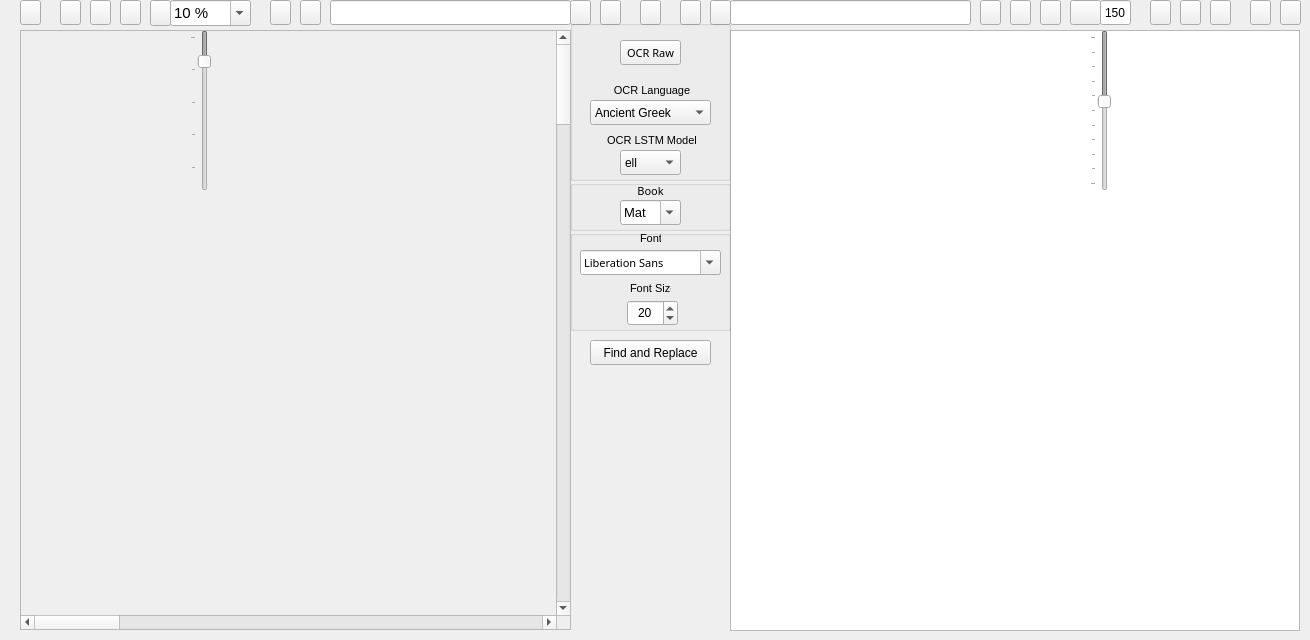
  <widget class="QWidget" name="centralwidget">
   <widget class="QScrollArea" name="ImagescrollArea">
    <property name="geometry">
     <rect>
      <x>20</x>
      <y>30</y>
      <width>551</width>
      <height>600</height>
     </rect>
    </property>
    <property name="sizePolicy">
     <sizepolicy hsizetype="Preferred" vsizetype="Preferred">
      <horstretch>0</horstretch>
      <verstretch>0</verstretch>
     </sizepolicy>
    </property>
    <property name="minimumSize">
     <size>
      <width>501</width>
      <height>600</height>
     </size>
    </property>
    <property name="widgetResizable">
     <bool>true</bool>
    </property>
    <property name="alignment">
     <set>Qt::AlignLeading|Qt::AlignLeft|Qt::AlignTop</set>
    </property>
    <widget class="QWidget" name="ImagescrollAreaWidgetContents">
     <property name="geometry">
      <rect>
       <x>0</x>
       <y>0</y>
       <width>3200</width>
       <height>4800</height>
      </rect>
     </property>
     <property name="sizePolicy">
      <sizepolicy hsizetype="Minimum" vsizetype="Minimum">
       <horstretch>0</horstretch>
       <verstretch>0</verstretch>
      </sizepolicy>
     </property>
     <property name="minimumSize">
      <size>
       <width>3200</width>
       <height>4800</height>
      </size>
     </property>
     <property name="sizeIncrement">
      <size>
       <width>0</width>
       <height>0</height>
      </size>
     </property>
     <property name="baseSize">
      <size>
       <width>520</width>
       <height>700</height>
      </size>
     </property>
     <widget class="QLabel" name="Image">
      <property name="geometry">
       <rect>
        <x>0</x>
        <y>2</y>
        <width>6800</width>
        <height>9600</height>
       </rect>
      </property>
      <property name="sizePolicy">
       <sizepolicy hsizetype="Expanding" vsizetype="Expanding">
        <horstretch>0</horstretch>
        <verstretch>0</verstretch>
       </sizepolicy>
      </property>
      <property name="minimumSize">
       <size>
        <width>3400</width>
        <height>4800</height>
       </size>
      </property>
      <property name="baseSize">
       <size>
        <width>520</width>
        <height>700</height>
       </size>
      </property>
      <property name="text">
       <string/>
      </property>
      <property name="scaledContents">
       <bool>false</bool>
      </property>
      <property name="alignment">
       <set>Qt::AlignLeading|Qt::AlignLeft|Qt::AlignTop</set>
      </property>
     </widget>
    </widget>
   </widget>
   <widget class="QPushButton" name="OpenImageFilebutton">
    <property name="geometry">
     <rect>
      <x>20</x>
      <y>0</y>
      <width>21</width>
      <height>25</height>
     </rect>
    </property>
    <property name="font">
     <font>
      <family>FROMVS</family>
      <pointsize>8</pointsize>
     </font>
    </property>
    <property name="toolTip">
     <string>Open current image</string>
    </property>
    <property name="text">
     <string/>
    </property>
    <property name="icon">
     <iconset resource="../UI_Icons.qrc">
      <normaloff>:/Icons/Icons/folder-open-image.png</normaloff>:/Icons/Icons/folder-open-image.png</iconset>
    </property>
   </widget>
   <widget class="QLineEdit" name="ImageLe">
    <property name="geometry">
     <rect>
      <x>330</x>
      <y>0</y>
      <width>241</width>
      <height>25</height>
     </rect>
    </property>
    <property name="toolTip">
     <string>Current image name</string>
    </property>
   </widget>
   <widget class="QPushButton" name="EditCorrectedTextbutton">
    <property name="geometry">
     <rect>
      <x>980</x>
      <y>0</y>
      <width>21</width>
      <height>25</height>
     </rect>
    </property>
    <property name="font">
     <font>
      <family>FROMVS</family>
      <pointsize>8</pointsize>
     </font>
    </property>
    <property name="toolTip">
     <string>Open current text(.txt,.csv) file</string>
    </property>
    <property name="text">
     <string/>
    </property>
    <property name="icon">
     <iconset resource="../UI_Icons.qrc">
      <normaloff>:/Icons/Icons/folder-open-document-text.png</normaloff>:/Icons/Icons/folder-open-document-text.png</iconset>
    </property>
   </widget>
   <widget class="QPushButton" name="SaveAsOCRCorrTextbutton">
    <property name="geometry">
     <rect>
      <x>1250</x>
      <y>0</y>
      <width>21</width>
      <height>25</height>
     </rect>
    </property>
    <property name="font">
     <font>
      <family>FROMVS</family>
      <pointsize>8</pointsize>
     </font>
    </property>
    <property name="toolTip">
     <string>Save current text file as...</string>
    </property>
    <property name="text">
     <string/>
    </property>
    <property name="icon">
     <iconset resource="../UI_Icons.qrc">
      <normaloff>:/Icons/Icons/disk-rename.png</normaloff>:/Icons/Icons/disk-rename.png</iconset>
    </property>
   </widget>
   <widget class="QPushButton" name="SaveOCRCorrTextbutton">
    <property name="geometry">
     <rect>
      <x>1280</x>
      <y>0</y>
      <width>21</width>
      <height>25</height>
     </rect>
    </property>
    <property name="font">
     <font>
      <family>FROMVS</family>
      <pointsize>8</pointsize>
     </font>
    </property>
    <property name="toolTip">
     <string>Overwrite current text file</string>
    </property>
    <property name="text">
     <string/>
    </property>
    <property name="icon">
     <iconset resource="../UI_Icons.qrc">
      <normaloff>:/Icons/Icons/disk.png</normaloff>:/Icons/Icons/disk.png</iconset>
    </property>
   </widget>
   <widget class="QTextEdit" name="OCRText">
    <property name="geometry">
     <rect>
      <x>730</x>
      <y>30</y>
      <width>570</width>
      <height>601</height>
     </rect>
    </property>
    <property name="minimumSize">
     <size>
      <width>540</width>
      <height>600</height>
     </size>
    </property>
    <property name="font">
     <font>
      <pointsize>8</pointsize>
     </font>
    </property>
   </widget>
   <widget class="QPushButton" name="Writerbutton">
    <property name="geometry">
     <rect>
      <x>1180</x>
      <y>0</y>
      <width>21</width>
      <height>25</height>
     </rect>
    </property>
    <property name="toolTip">
     <string>Edit current text(.txt) file with OpenOffice Writer</string>
    </property>
    <property name="text">
     <string/>
    </property>
    <property name="icon">
     <iconset resource="../UI_Icons.qrc">
      <normaloff>:/Icons/Icons/libreoffice-writer.png</normaloff>:/Icons/Icons/libreoffice-writer.png</iconset>
    </property>
   </widget>
   <widget class="QPushButton" name="Calcbutton">
    <property name="geometry">
     <rect>
      <x>1210</x>
      <y>0</y>
      <width>21</width>
      <height>25</height>
     </rect>
    </property>
    <property name="toolTip">
     <string>Edit current text(.csv) file with OpenOffice Calc</string>
    </property>
    <property name="text">
     <string/>
    </property>
    <property name="icon">
     <iconset resource="../UI_Icons.qrc">
      <normaloff>:/Icons/Icons/libreoffice-calc.png</normaloff>:/Icons/Icons/libreoffice-calc.png</iconset>
    </property>
   </widget>
   <widget class="QPushButton" name="reloadTextbutton">
    <property name="geometry">
     <rect>
      <x>710</x>
      <y>0</y>
      <width>21</width>
      <height>25</height>
     </rect>
    </property>
    <property name="toolTip">
     <string>Reload current text</string>
    </property>
    <property name="text">
     <string/>
    </property>
    <property name="icon">
     <iconset resource="../UI_Icons.qrc">
      <normaloff>:/Icons/Icons/reload-text.png</normaloff>:/Icons/Icons/reload-text.png</iconset>
    </property>
   </widget>
   <widget class="QPushButton" name="reloadImagebutton">
    <property name="geometry">
     <rect>
      <x>570</x>
      <y>0</y>
      <width>21</width>
      <height>25</height>
     </rect>
    </property>
    <property name="toolTip">
     <string>Reload current image</string>
    </property>
    <property name="text">
     <string/>
    </property>
    <property name="icon">
     <iconset resource="../UI_Icons.qrc">
      <normaloff>:/Icons/Icons/reload.png</normaloff>:/Icons/Icons/reload.png</iconset>
    </property>
   </widget>
   <widget class="QPushButton" name="MyPixlerbutton">
    <property name="geometry">
     <rect>
      <x>60</x>
      <y>0</y>
      <width>21</width>
      <height>25</height>
     </rect>
    </property>
    <property name="toolTip">
     <string>Edit images with Pixer</string>
    </property>
    <property name="text">
     <string/>
    </property>
    <property name="icon">
     <iconset resource="../UI_Icons.qrc">
      <normaloff>:/Icons/Icons/preview.png</normaloff>:/Icons/Icons/preview.png</iconset>
    </property>
   </widget>
   <widget class="QPushButton" name="Deskewbutton">
    <property name="geometry">
     <rect>
      <x>90</x>
      <y>0</y>
      <width>21</width>
      <height>25</height>
     </rect>
    </property>
    <property name="font">
     <font>
      <pointsize>8</pointsize>
     </font>
    </property>
    <property name="toolTip">
     <string>Deskew current image</string>
    </property>
    <property name="text">
     <string/>
    </property>
    <property name="icon">
     <iconset resource="../UI_Icons.qrc">
      <normaloff>:/Icons/Icons/deskew_clear.png</normaloff>:/Icons/Icons/deskew_clear.png</iconset>
    </property>
   </widget>
   <widget class="QPushButton" name="PrevImgButton">
    <property name="geometry">
     <rect>
      <x>270</x>
      <y>0</y>
      <width>21</width>
      <height>25</height>
     </rect>
    </property>
    <property name="toolTip">
     <string>Previous current image - !pair independent</string>
    </property>
    <property name="text">
     <string/>
    </property>
    <property name="icon">
     <iconset resource="../UI_Icons.qrc">
      <normaloff>:/Icons/Icons/back_image.png</normaloff>:/Icons/Icons/back_image.png</iconset>
    </property>
   </widget>
   <widget class="QPushButton" name="NextImgButton">
    <property name="geometry">
     <rect>
      <x>300</x>
      <y>0</y>
      <width>21</width>
      <height>25</height>
     </rect>
    </property>
    <property name="toolTip">
     <string>Next current image - !pair independent</string>
    </property>
    <property name="text">
     <string/>
    </property>
    <property name="icon">
     <iconset resource="../UI_Icons.qrc">
      <normaloff>:/Icons/Icons/forward_image.png</normaloff>:/Icons/Icons/forward_image.png</iconset>
    </property>
   </widget>
   <widget class="QPushButton" name="PrevTxtButton">
    <property name="geometry">
     <rect>
      <x>1010</x>
      <y>0</y>
      <width>21</width>
      <height>25</height>
     </rect>
    </property>
    <property name="toolTip">
     <string>Previous current text - !pair independent</string>
    </property>
    <property name="text">
     <string/>
    </property>
    <property name="icon">
     <iconset resource="../UI_Icons.qrc">
      <normaloff>:/Icons/Icons/back_text.png</normaloff>:/Icons/Icons/back_text.png</iconset>
    </property>
   </widget>
   <widget class="QPushButton" name="NextTxtButton">
    <property name="geometry">
     <rect>
      <x>1040</x>
      <y>0</y>
      <width>21</width>
      <height>25</height>
     </rect>
    </property>
    <property name="toolTip">
     <string>Next current text - !pair independent</string>
    </property>
    <property name="text">
     <string/>
    </property>
    <property name="icon">
     <iconset resource="../UI_Icons.qrc">
      <normaloff>:/Icons/Icons/forward_text.png</normaloff>:/Icons/Icons/forward_text.png</iconset>
    </property>
   </widget>
   <widget class="QPushButton" name="BothNextButton">
    <property name="geometry">
     <rect>
      <x>680</x>
      <y>0</y>
      <width>21</width>
      <height>25</height>
     </rect>
    </property>
    <property name="toolTip">
     <string>Next current image|text pair</string>
    </property>
    <property name="text">
     <string/>
    </property>
    <property name="icon">
     <iconset resource="../UI_Icons.qrc">
      <normaloff>:/Icons/Icons/ui-button-navigation.png</normaloff>:/Icons/Icons/ui-button-navigation.png</iconset>
    </property>
   </widget>
   <widget class="QPushButton" name="BothPrevButton">
    <property name="geometry">
     <rect>
      <x>600</x>
      <y>0</y>
      <width>21</width>
      <height>25</height>
     </rect>
    </property>
    <property name="toolTip">
     <string>Previous current image|text pair</string>
    </property>
    <property name="text">
     <string/>
    </property>
    <property name="icon">
     <iconset resource="../UI_Icons.qrc">
      <normaloff>:/Icons/Icons/ui-button-navigation-back.png</normaloff>:/Icons/Icons/ui-button-navigation-back.png</iconset>
    </property>
   </widget>
   <widget class="QPushButton" name="BothLoadButton">
    <property name="enabled">
     <bool>true</bool>
    </property>
    <property name="geometry">
     <rect>
      <x>640</x>
      <y>0</y>
      <width>21</width>
      <height>25</height>
     </rect>
    </property>
    <property name="toolTip">
     <string>Load current image|text pair</string>
    </property>
    <property name="text">
     <string/>
    </property>
    <property name="icon">
     <iconset resource="../UI_Icons.qrc">
      <normaloff>:/Icons/Icons/documents1.png</normaloff>:/Icons/Icons/documents1.png</iconset>
    </property>
   </widget>
   <widget class="QGroupBox" name="OCRgroupBox">
    <property name="geometry">
     <rect>
      <x>570</x>
      <y>20</y>
      <width>161</width>
      <height>161</height>
     </rect>
    </property>
    <property name="title">
     <string/>
    </property>
    <widget class="QComboBox" name="OCRlangComboBox">
     <property name="geometry">
      <rect>
       <x>20</x>
       <y>80</y>
       <width>121</width>
       <height>25</height>
      </rect>
     </property>
     <property name="toolTip">
      <string>Select OCR language</string>
     </property>
     <property name="locale">
      <locale language="English" country="UnitedStates"/>
     </property>
     <property name="editable">
      <bool>false</bool>
     </property>
     <item>
      <property name="text">
       <string>Ancient Greek</string>
      </property>
     </item>
     <item>
      <property name="text">
       <string>Middle Greek</string>
      </property>
     </item>
     <item>
      <property name="text">
       <string>Modern Greek</string>
      </property>
     </item>
     <item>
      <property name="text">
       <string>Hebrew</string>
      </property>
     </item>
     <item>
      <property name="text">
       <string>Latin</string>
      </property>
     </item>
    </widget>
    <widget class="QLabel" name="OCRlanglabel">
     <property name="geometry">
      <rect>
       <x>40</x>
       <y>60</y>
       <width>81</width>
       <height>20</height>
      </rect>
     </property>
     <property name="font">
      <font>
       <pointsize>8</pointsize>
      </font>
     </property>
     <property name="text">
      <string> OCR Language</string>
     </property>
     <property name="alignment">
      <set>Qt::AlignCenter</set>
     </property>
    </widget>
    <widget class="QLabel" name="OCRModellabel">
     <property name="geometry">
      <rect>
       <x>30</x>
       <y>110</y>
       <width>101</width>
       <height>20</height>
      </rect>
     </property>
     <property name="font">
      <font>
       <pointsize>8</pointsize>
      </font>
     </property>
     <property name="toolTip">
      <string>Select OCR LSTM model</string>
     </property>
     <property name="text">
      <string> OCR LSTM Model</string>
     </property>
     <property name="alignment">
      <set>Qt::AlignCenter</set>
     </property>
    </widget>
    <widget class="QComboBox" name="OCRModelComboBox">
     <property name="geometry">
      <rect>
       <x>50</x>
       <y>130</y>
       <width>61</width>
       <height>25</height>
      </rect>
     </property>
     <property name="toolTip">
      <string>Select OCR language model</string>
     </property>
     <property name="locale">
      <locale language="English" country="UnitedStates"/>
     </property>
     <property name="editable">
      <bool>false</bool>
     </property>
     <item>
      <property name="text">
       <string>ell</string>
      </property>
     </item>
     <item>
      <property name="text">
       <string>grc</string>
      </property>
     </item>
     <item>
      <property name="text">
       <string>feg</string>
      </property>
     </item>
     <item>
      <property name="text">
       <string>heb</string>
      </property>
     </item>
     <item>
      <property name="text">
       <string>feh</string>
      </property>
     </item>
     <item>
      <property name="text">
       <string>lat</string>
      </property>
     </item>
     <item>
      <property name="text">
       <string>fel</string>
      </property>
     </item>
    </widget>
    <widget class="QPushButton" name="OCRbutton">
     <property name="geometry">
      <rect>
       <x>50</x>
       <y>20</y>
       <width>61</width>
       <height>25</height>
      </rect>
     </property>
     <property name="font">
      <font>
       <family>FROMVS</family>
       <pointsize>8</pointsize>
      </font>
     </property>
     <property name="toolTip">
      <string>OCR current image</string>
     </property>
     <property name="text">
      <string>OCR Raw</string>
     </property>
     <property name="icon">
      <iconset resource="../UI_Icons.qrc">
       <normaloff>:/Icons/Icons/ocr3.png</normaloff>:/Icons/Icons/ocr3.png</iconset>
     </property>
    </widget>
   </widget>
   <widget class="QLineEdit" name="TextLE">
    <property name="geometry">
     <rect>
      <x>730</x>
      <y>0</y>
      <width>241</width>
      <height>25</height>
     </rect>
    </property>
   </widget>
   <widget class="QGroupBox" name="SessiongroupBox">
    <property name="geometry">
     <rect>
      <x>570</x>
      <y>180</y>
      <width>161</width>
      <height>51</height>
     </rect>
    </property>
    <property name="title">
     <string/>
    </property>
    <widget class="QLabel" name="booklabel">
     <property name="geometry">
      <rect>
       <x>50</x>
       <y>0</y>
       <width>61</width>
       <height>21</height>
      </rect>
     </property>
     <property name="font">
      <font>
       <family>FROMVS</family>
       <pointsize>8</pointsize>
       <weight>50</weight>
       <italic>false</italic>
       <bold>false</bold>
      </font>
     </property>
     <property name="text">
      <string>Book</string>
     </property>
     <property name="alignment">
      <set>Qt::AlignCenter</set>
     </property>
    </widget>
    <widget class="QComboBox" name="bookComboBox">
     <property name="geometry">
      <rect>
       <x>50</x>
       <y>20</y>
       <width>61</width>
       <height>25</height>
      </rect>
     </property>
     <property name="font">
      <font>
       <pointsize>10</pointsize>
      </font>
     </property>
     <property name="toolTip">
      <string>Bible book current image|text directory</string>
     </property>
     <property name="editable">
      <bool>true</bool>
     </property>
     <item>
      <property name="text">
       <string>Mat</string>
      </property>
     </item>
     <item>
      <property name="text">
       <string>Mar</string>
      </property>
     </item>
     <item>
      <property name="text">
       <string>Luk</string>
      </property>
     </item>
     <item>
      <property name="text">
       <string>Joh</string>
      </property>
     </item>
     <item>
      <property name="text">
       <string>Act</string>
      </property>
     </item>
     <item>
      <property name="text">
       <string>Rom</string>
      </property>
     </item>
     <item>
      <property name="text">
       <string>1Co</string>
      </property>
     </item>
     <item>
      <property name="text">
       <string>2Co</string>
      </property>
     </item>
     <item>
      <property name="text">
       <string>Gal</string>
      </property>
     </item>
     <item>
      <property name="text">
       <string>Eph</string>
      </property>
     </item>
     <item>
      <property name="text">
       <string>Php</string>
      </property>
     </item>
     <item>
      <property name="text">
       <string>Col</string>
      </property>
     </item>
     <item>
      <property name="text">
       <string>1Th</string>
      </property>
     </item>
     <item>
      <property name="text">
       <string>2Th</string>
      </property>
     </item>
     <item>
      <property name="text">
       <string>1Ti</string>
      </property>
     </item>
     <item>
      <property name="text">
       <string>2Ti</string>
      </property>
     </item>
     <item>
      <property name="text">
       <string>Tit</string>
      </property>
     </item>
     <item>
      <property name="text">
       <string>Phm</string>
      </property>
     </item>
     <item>
      <property name="text">
       <string>Heb</string>
      </property>
     </item>
     <item>
      <property name="text">
       <string>Jas</string>
      </property>
     </item>
     <item>
      <property name="text">
       <string>1Pe</string>
      </property>
     </item>
     <item>
      <property name="text">
       <string>2Pe</string>
      </property>
     </item>
     <item>
      <property name="text">
       <string>1Jn</string>
      </property>
     </item>
     <item>
      <property name="text">
       <string>2Jn</string>
      </property>
     </item>
     <item>
      <property name="text">
       <string>3Jn</string>
      </property>
     </item>
     <item>
      <property name="text">
       <string>Jud</string>
      </property>
     </item>
     <item>
      <property name="text">
       <string>Rev</string>
      </property>
     </item>
    </widget>
   </widget>
   <widget class="QGroupBox" name="TextgroupBox">
    <property name="geometry">
     <rect>
      <x>570</x>
      <y>230</y>
      <width>161</width>
      <height>101</height>
     </rect>
    </property>
    <property name="title">
     <string/>
    </property>
    <widget class="QLabel" name="fontlabel">
     <property name="geometry">
      <rect>
       <x>70</x>
       <y>0</y>
       <width>21</width>
       <height>17</height>
      </rect>
     </property>
     <property name="font">
      <font>
       <pointsize>8</pointsize>
      </font>
     </property>
     <property name="text">
      <string>Font</string>
     </property>
    </widget>
    <widget class="QLabel" name="fontSizelabel">
     <property name="geometry">
      <rect>
       <x>60</x>
       <y>50</y>
       <width>41</width>
       <height>17</height>
      </rect>
     </property>
     <property name="font">
      <font>
       <pointsize>8</pointsize>
      </font>
     </property>
     <property name="text">
      <string>Font Size</string>
     </property>
    </widget>
    <widget class="QSpinBox" name="fontSizeBox">
     <property name="geometry">
      <rect>
       <x>57</x>
       <y>70</y>
       <width>51</width>
       <height>26</height>
      </rect>
     </property>
     <property name="toolTip">
      <string>Select font size</string>
     </property>
     <property name="alignment">
      <set>Qt::AlignCenter</set>
     </property>
     <property name="minimum">
      <number>6</number>
     </property>
     <property name="maximum">
      <number>30</number>
     </property>
     <property name="value">
      <number>20</number>
     </property>
    </widget>
    <widget class="QFontComboBox" name="fontComboBox">
     <property name="geometry">
      <rect>
       <x>10</x>
       <y>20</y>
       <width>141</width>
       <height>25</height>
      </rect>
     </property>
     <property name="font">
      <font>
       <family>FROMVS</family>
       <pointsize>8</pointsize>
       <weight>50</weight>
       <italic>false</italic>
       <bold>false</bold>
      </font>
     </property>
     <property name="toolTip">
      <string>Select font</string>
     </property>
    </widget>
   </widget>
   <widget class="QComboBox" name="ZoomComboBox">
    <property name="geometry">
     <rect>
      <x>170</x>
      <y>0</y>
      <width>81</width>
      <height>26</height>
     </rect>
    </property>
    <property name="sizePolicy">
     <sizepolicy hsizetype="Preferred" vsizetype="Preferred">
      <horstretch>0</horstretch>
      <verstretch>0</verstretch>
     </sizepolicy>
    </property>
    <property name="font">
     <font>
      <pointsize>11</pointsize>
     </font>
    </property>
    <property name="toolTip">
     <string>Select current image zoom</string>
    </property>
    <property name="inputMethodHints">
     <set>Qt::ImhNone</set>
    </property>
    <property name="editable">
     <bool>true</bool>
    </property>
    <property name="currentText">
     <string>10 %</string>
    </property>
    <property name="insertPolicy">
     <enum>QComboBox::NoInsert</enum>
    </property>
    <item>
     <property name="text">
      <string>10 %</string>
     </property>
    </item>
    <item>
     <property name="text">
      <string>25 %</string>
     </property>
    </item>
    <item>
     <property name="text">
      <string>50 %</string>
     </property>
    </item>
    <item>
     <property name="text">
      <string>100 %</string>
     </property>
    </item>
    <item>
     <property name="text">
      <string>200 %</string>
     </property>
    </item>
   </widget>
   <widget class="QPushButton" name="Zoombutton">
    <property name="enabled">
     <bool>true</bool>
    </property>
    <property name="geometry">
     <rect>
      <x>150</x>
      <y>0</y>
      <width>21</width>
      <height>26</height>
     </rect>
    </property>
    <property name="font">
     <font>
      <pointsize>8</pointsize>
     </font>
    </property>
    <property name="toolTip">
     <string>Zoom decorator</string>
    </property>
    <property name="text">
     <string/>
    </property>
    <property name="icon">
     <iconset resource="../UI_Icons.qrc">
      <normaloff>:/Icons/Icons/image-resize1.png</normaloff>:/Icons/Icons/image-resize1.png</iconset>
    </property>
   </widget>
   <widget class="QPushButton" name="Cropbutton">
    <property name="geometry">
     <rect>
      <x>120</x>
      <y>0</y>
      <width>21</width>
      <height>25</height>
     </rect>
    </property>
    <property name="font">
     <font>
      <pointsize>8</pointsize>
     </font>
    </property>
    <property name="toolTip">
     <string>Crop current image</string>
    </property>
    <property name="text">
     <string/>
    </property>
    <property name="icon">
     <iconset resource="../UI_Icons.qrc">
      <normaloff>:/Icons/Icons/image-grey-crop.png</normaloff>:/Icons/Icons/image-grey-crop.png</iconset>
    </property>
   </widget>
   <widget class="QSlider" name="LHslider">
    <property name="enabled">
     <bool>false</bool>
    </property>
    <property name="geometry">
     <rect>
      <x>1090</x>
      <y>30</y>
      <width>21</width>
      <height>161</height>
     </rect>
    </property>
    <property name="toolTip">
     <string>Set current text line spacing</string>
    </property>
    <property name="minimum">
     <number>100</number>
    </property>
    <property name="maximum">
     <number>200</number>
    </property>
    <property name="singleStep">
     <number>2</number>
    </property>
    <property name="pageStep">
     <number>10</number>
    </property>
    <property name="value">
     <number>144</number>
    </property>
    <property name="sliderPosition">
     <number>144</number>
    </property>
    <property name="orientation">
     <enum>Qt::Vertical</enum>
    </property>
    <property name="invertedAppearance">
     <bool>true</bool>
    </property>
    <property name="tickPosition">
     <enum>QSlider::TicksAbove</enum>
    </property>
   </widget>
   <widget class="QLineEdit" name="LHlineEdit">
    <property name="geometry">
     <rect>
      <x>1100</x>
      <y>0</y>
      <width>31</width>
      <height>25</height>
     </rect>
    </property>
    <property name="toolTip">
     <string>Current text line spacing</string>
    </property>
    <property name="text">
     <string>150</string>
    </property>
    <property name="maxLength">
     <number>32767</number>
    </property>
    <property name="alignment">
     <set>Qt::AlignCenter</set>
    </property>
    <property name="placeholderText">
     <string>150</string>
    </property>
    <property name="clearButtonEnabled">
     <bool>false</bool>
    </property>
   </widget>
   <widget class="QPushButton" name="LHDialogtbutton">
    <property name="enabled">
     <bool>true</bool>
    </property>
    <property name="geometry">
     <rect>
      <x>1070</x>
      <y>0</y>
      <width>31</width>
      <height>25</height>
     </rect>
    </property>
    <property name="font">
     <font>
      <family>FROMVS</family>
      <pointsize>8</pointsize>
     </font>
    </property>
    <property name="toolTip">
     <string>Enable line spacing slider</string>
    </property>
    <property name="text">
     <string/>
    </property>
    <property name="icon">
     <iconset resource="../UI_Icons.qrc">
      <normaloff>:/Icons/Icons/edit-line-spacing.png</normaloff>:/Icons/Icons/edit-line-spacing.png</iconset>
    </property>
   </widget>
   <widget class="QSlider" name="Zoomslider">
    <property name="enabled">
     <bool>false</bool>
    </property>
    <property name="geometry">
     <rect>
      <x>190</x>
      <y>30</y>
      <width>21</width>
      <height>161</height>
     </rect>
    </property>
    <property name="toolTip">
     <string>Set current text line spacing</string>
    </property>
    <property name="minimum">
     <number>10</number>
    </property>
    <property name="maximum">
     <number>100</number>
    </property>
    <property name="singleStep">
     <number>1</number>
    </property>
    <property name="pageStep">
     <number>20</number>
    </property>
    <property name="value">
     <number>25</number>
    </property>
    <property name="sliderPosition">
     <number>25</number>
    </property>
    <property name="orientation">
     <enum>Qt::Vertical</enum>
    </property>
    <property name="invertedAppearance">
     <bool>true</bool>
    </property>
    <property name="tickPosition">
     <enum>QSlider::TicksAbove</enum>
    </property>
   </widget>
   <widget class="QPushButton" name="MyWriterbutton">
    <property name="geometry">
     <rect>
      <x>1150</x>
      <y>0</y>
      <width>21</width>
      <height>25</height>
     </rect>
    </property>
    <property name="toolTip">
     <string>Edit current text(.txt) file with OpenOffice Writer</string>
    </property>
    <property name="text">
     <string/>
    </property>
    <property name="icon">
     <iconset resource="../UI_Icons.qrc">
      <normaloff>:/Icons/Icons/icon.png</normaloff>:/Icons/Icons/icon.png</iconset>
    </property>
   </widget>
   <widget class="QPushButton" name="FindReplacebutton">
    <property name="geometry">
     <rect>
      <x>590</x>
      <y>340</y>
      <width>121</width>
      <height>25</height>
     </rect>
    </property>
    <property name="font">
     <font>
      <pointsize>9</pointsize>
     </font>
    </property>
    <property name="text">
     <string>Find and Replace</string>
    </property>
    <property name="icon">
     <iconset resource="../UI_Icons.qrc">
      <normaloff>:/Icons/Icons/search.png</normaloff>:/Icons/Icons/search.png</iconset>
    </property>
   </widget>
  </widget>
